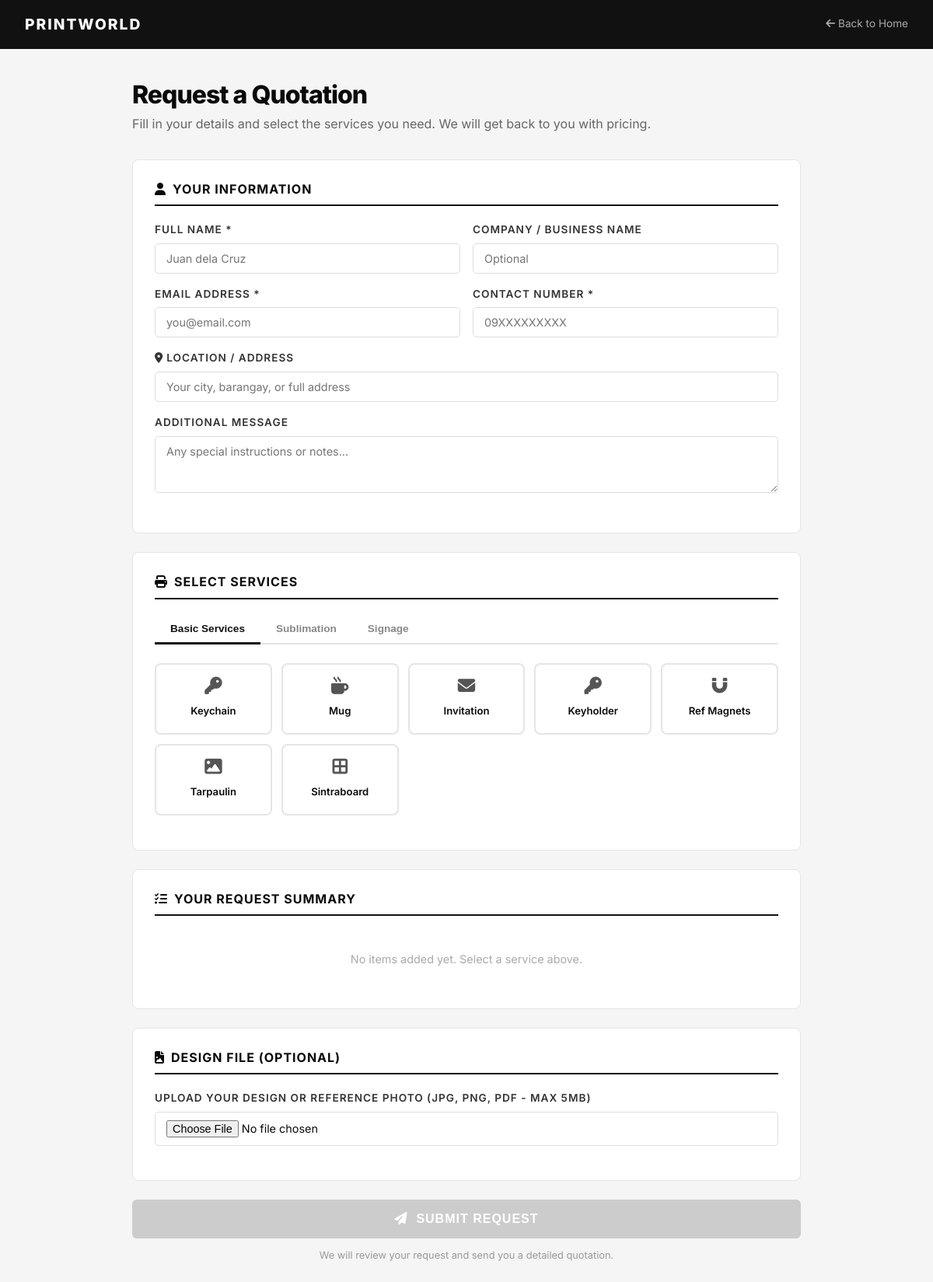
The page /quotation.php on the database as committed earlier.
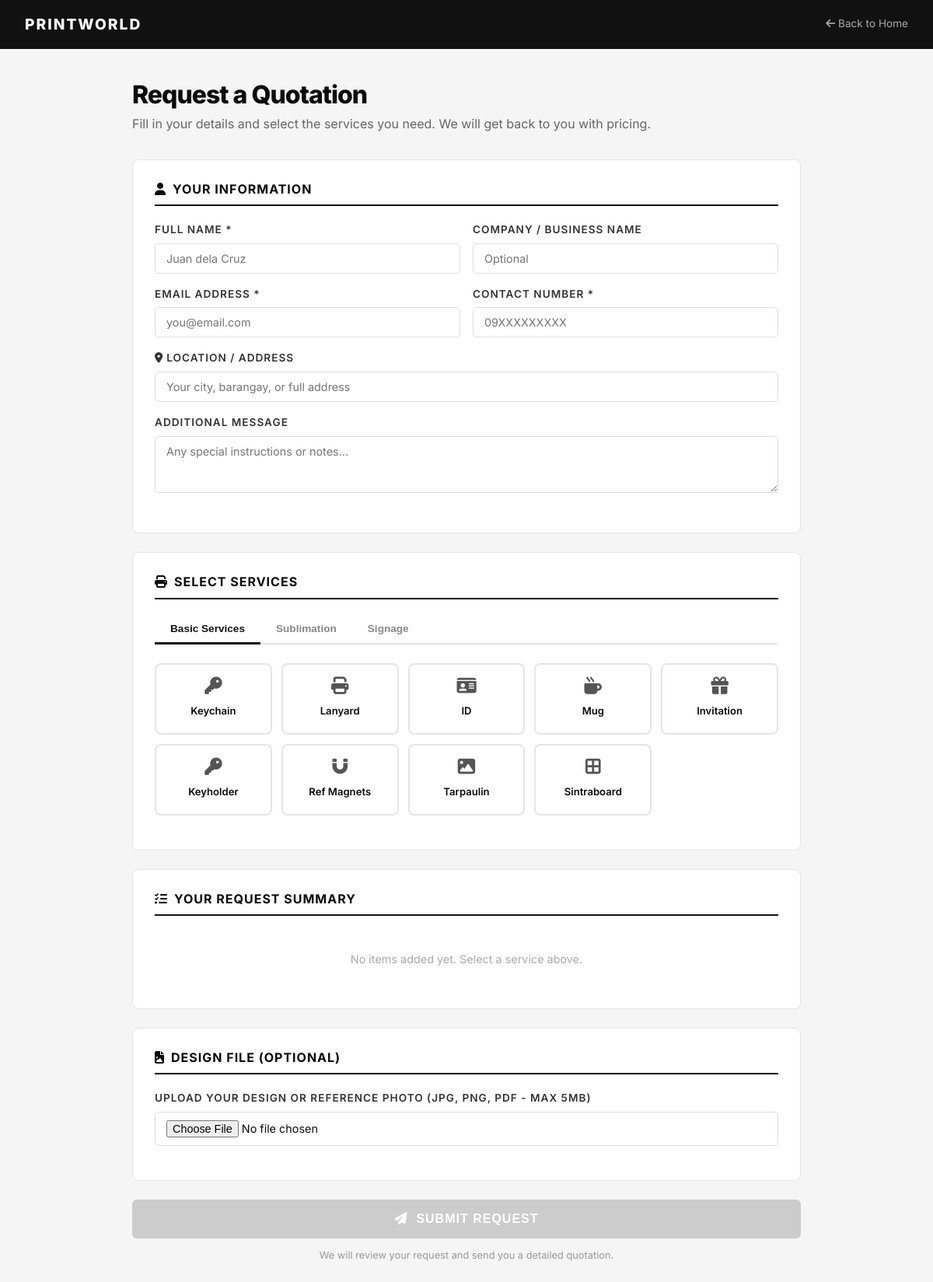
The same page on the database as committed later.
### tables this page shows
CREATE TABLE `service_categories` (
  `id` int(11) NOT NULL AUTO_INCREMENT,
  `name` varchar(100) NOT NULL,
  `slug` varchar(100) NOT NULL,
  `description` text DEFAULT NULL,
  `icon` varchar(50) DEFAULT NULL,
  `is_active` tinyint(1) DEFAULT 1,
  `sort_order` int(11) DEFAULT 0,
  `category` varchar(50) DEFAULT 'basic',
  `image_path` varchar(255) DEFAULT NULL,
  PRIMARY KEY (`id`),
  UNIQUE KEY `slug` (`slug`)
);

### quotation.php (the view, shortened to what this page needs)
<?php
$db = db();
$svcResult = $db->query("SELECT * FROM service_categories WHERE is_active=1 ORDER BY category, sort_order, id");
$servicesByCategory = ['basic' => [], 'sublimation' => [], 'signage' => []];
while ($row = $svcResult->fetch_assoc()) { $servicesByCategory[$row['category'] ?? 'basic'][] = $row; }
?><!DOCTYPE html>
<html lang="en">
<head>
<link rel="stylesheet" href="https://cdnjs.cloudflare.com/ajax/libs/font-awesome/6.5.0/css/all.min.css">
<link rel="stylesheet" href="assets/css/style.css">
</head>
<body>
<nav style="background:#111;padding:16px 32px;display:flex;align-items:center;justify-content:space-between">
  <a href="index.php" style="color:#fff;text-decoration:none;font-size:1.2rem;font-weight:800;letter-spacing:2px">PRINTWORLD</a>
  <a href="index.php" style="color:#aaa;text-decoration:none;font-size:.85rem"><i class="fas fa-arrow-left"></i> Back to Home</a>
</nav>
<div class="qt-wrap">
  <h1 class="qt-title">Request a Quotation</h1>
  <p class="qt-sub">Fill in your details and select the services you need. We will get back to you with pricing.</p>
  <form method="POST" action="process_quotation.php" enctype="multipart/form-data" id="qt-form">
    <div class="qt-section">
      <h3><i class="fas fa-user" style="margin-right:8px"></i>Your Information</h3>
      <div class="form-row">
        <div class="form-group"><label>Full Name *</label><input type="text" name="customer_name" required placeholder="Juan dela Cruz"></div>
        <div class="form-group"><label>Company / Business Name</label><input type="text" name="company_name" placeholder="Optional"></div>
      </div>
      <div class="form-row">
        <div class="form-group"><label>Email Address *</label><input type="email" name="email" required placeholder="you@email.com"></div>
        <div class="form-group"><label>Contact Number *</label><input type="text" name="contact_number" required placeholder="09XXXXXXXXX"></div>
      </div>
      <div class="form-group"><label><i class="fas fa-map-marker-alt" style="margin-right:4px"></i>Location / Address</label><input type="text" name="location" placeholder="Your city, barangay, or full address"></div>
      <div class="form-group"><label>Additional Message</label><textarea name="message" rows="3" placeholder="Any special instructions or notes..."></textarea></div>
    </div>
    <div class="qt-section">
      <h3><i class="fas fa-print" style="margin-right:8px"></i>Select Services</h3>
      <div class="tab-nav">
        <button type="button" class="tab-btn active" onclick="switchTab('basic',this)">Basic Services</button>
        <button type="button" class="tab-btn" onclick="switchTab('sublimation',this)">Sublimation</button>
        <button type="button" class="tab-btn" onclick="switchTab('signage',this)">Signage</button>
      </div>
      <div class="tab-pane active" id="tab-basic">
        <div class="svc-grid">
          <?php foreach ($servicesByCategory['basic'] as $svc): ?>
          <div class="svc-card" onclick="selectService(this,'<?= htmlspecialchars($svc['slug']) ?>','<?= htmlspecialchars($svc['name']) ?>','basic')">
            <i class="fas <?= htmlspecialchars($svc['icon'] ?? 'fa-print') ?>"></i><span><?= htmlspecialchars($svc['name']) ?></span>
          </div>
          <?php endforeach; ?>
        </div>
      </div>
    </div>
    <div class="qt-section">
      <h3><i class="fas fa-list-check" style="margin-right:8px"></i>Your Request Summary</h3>
      <ul class="cart-list" id="cart-list"><li class="empty-cart" id="cart-empty">No items added yet. Select a service above.</li></ul>
    </div>
    <div class="qt-section">
      <h3><i class="fas fa-file-image" style="margin-right:8px"></i>Design File (Optional)</h3>
      <div class="form-group">
        <label>Upload your design or reference photo (JPG, PNG, PDF - max 5MB)</label>
        <input type="file" name="design_file" accept=".jpg,.jpeg,.png,.pdf,.ai,.psd">
      </div>
    </div>
    <button type="submit" class="submit-btn" id="submit-btn" disabled><i class="fas fa-paper-plane"></i> &nbsp;SUBMIT REQUEST</button>
    <p style="text-align:center;font-size:.8rem;color:#999;margin-top:12px">We will review your request and send you a detailed quotation.</p>
  </form>
</div>
</body>
</html>

### assets/css/style.css (style rules this page uses)
*, *::before, *::after { margin:0; padding:0; box-sizing:border-box; }
:root { --black: #0a0a0a; --white: #ffffff; --gray-100: #f8f8f8; --gray-200: #e8e8e8; --gray-400: #aaaaaa; --gray-600: #666666; --gray-800: #333333; --accent: #111111; --font-main: 'Inter', 'Helvetica Neue', Arial, sans-serif; --transition: all 0.3s ease; --shadow: 0 4px 24px rgba(0,0,0,0.08); --shadow-lg: 0 12px 48px rgba(0,0,0,0.15); }
html { scroll-behavior: smooth; }
body { font-family: var(--font-main); color: var(--black); background: var(--white); line-height:1.6; }
a { text-decoration:none; color:inherit; }
ul { list-style:none; }
h1,h2,h3,h4,h5 { font-weight:700; line-height:1.2; }
h1 { font-size:clamp(2.2rem, 5vw, 4rem); letter-spacing:-1px; }
h3 { font-size:1.2rem; }
p { color: var(--gray-600); }
.form-group { margin-bottom:20px; }
.form-group label { display:block; font-size:0.78rem; font-weight:600; letter-spacing:1px; text-transform:uppercase; margin-bottom:8px; color:var(--gray-800); }
.form-row { display:grid; grid-template-columns:1fr 1fr; gap:20px; }

### quotation.php (style rules this page uses)
body { font-family:'Inter',Arial,sans-serif;background:#f5f5f5;margin:0 }
.qt-wrap { max-width:900px;margin:0 auto;padding:40px 20px 80px }
.qt-title { font-size:2rem;font-weight:800;margin-bottom:6px }
.qt-sub { color:#666;margin-bottom:32px }
.qt-section { background:#fff;border:1px solid #e5e5e5;border-radius:8px;padding:28px;margin-bottom:24px }
.qt-section h3 { font-size:1rem;font-weight:700;text-transform:uppercase;letter-spacing:1px;margin:0 0 20px;padding-bottom:10px;border-bottom:2px solid #111 }
.form-row { display:grid;grid-template-columns:1fr 1fr;gap:16px }
.form-group { margin-bottom:16px }
.form-group label { display:block;font-size:.85rem;font-weight:600;margin-bottom:6px;color:#333 }
.form-group input,.form-group select,.form-group textarea { width:100%;padding:10px 14px;border:1px solid #ddd;border-radius:5px;font-size:.9rem;font-family:inherit;box-sizing:border-box }
.tab-nav { display:flex;border-bottom:2px solid #e5e5e5;margin-bottom:24px }
.tab-btn { padding:10px 20px;font-size:.85rem;font-weight:600;cursor:pointer;border:none;background:none;color:#888;border-bottom:3px solid transparent;margin-bottom:-2px }
.tab-btn.active { color:#111;border-bottom-color:#111 }
.tab-pane { display:none }
.tab-pane.active { display:block }
.svc-grid { display:grid;grid-template-columns:repeat(auto-fill,minmax(150px,1fr));gap:12px;margin-bottom:16px }
.svc-card { border:2px solid #e5e5e5;border-radius:8px;padding:16px 12px;text-align:center;cursor:pointer;background:#fff;transition:border-color .15s }
.svc-card i { font-size:1.4rem;margin-bottom:8px;color:#555;display:block }
.svc-card span { font-size:.82rem;font-weight:600 }
.cart-list { list-style:none;padding:0;margin:0 }
.empty-cart { text-align:center;padding:24px;color:#aaa;font-size:.9rem }
.submit-btn { background:#111;color:#fff;border:none;padding:16px 40px;border-radius:6px;font-size:1rem;font-weight:700;cursor:pointer;width:100%;letter-spacing:1px }
.submit-btn:disabled { background:#ccc;cursor:not-allowed }

Rows that differ between the two databases and show on the page:
added service_categories: name "Lanyard"
added service_categories: name "ID"
